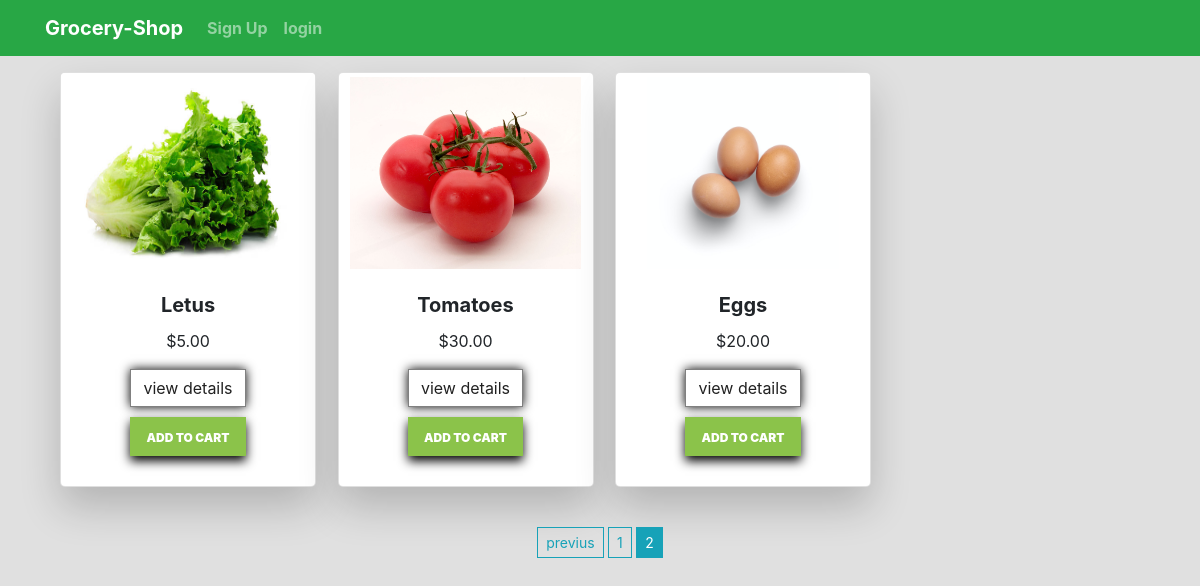
Page /products?page=2 on the committed database.
### src/models.py (models this page shows, shortened)
class ProductModel(db.Model):
    __seachbale__ = ['name', 'description']
    id = db.Column(db.Integer, primary_key=True)
    name = db.Column(db.String(80), nullable=False)
    price = db.Column(db.Numeric(10, 2), nullable=False)
    discount = db.Column(db.Integer, default=0)
    stock = db.Column(db.Integer, nullable=False)
    description = db.Column(db.Text, nullable=False)
    pub_date = db.Column(db.DateTime, nullable=False, default=datetime.utcnow)
    category_id = db.Column(db.Integer, db.ForeignKey('category_model.id'), nullable=False)
    category = db.relationship('CategoryModel', backref=db.backref('categories', lazy=True))
    image_1 = db.Column(db.String(150), nullable=False, default='image1.jpg')
    image_2 = db.Column(db.String(150), nullable=False, default='image2.jpg')
    image_3 = db.Column(db.String(150), nullable=False, default='image3.jpg')

### src/products/routes.py (the view)
@products_bp.route('/products')
def all_products():
    page = request.args.get('page', 1, type=int)
    products = ProductModel.query.filter(ProductModel.stock > 0).order_by(ProductModel.id.desc()).paginate(
        page=page,
        per_page=8)
    return render_template('products/index.html', products=products, categories=categories())

### src/products/routes.py (called while the page is built)
def categories():
    all_categories = CategoryModel.query.join(ProductModel, (CategoryModel.id == ProductModel.category_id)).all()
    return all_categories

### src/templates/products/index.html (shortened to what this page needs)
{% extends 'layout.html' %}
{% block content %}
{% include 'includes/navbar.html' %}
<div class="container">
    <div class="row mx-auto">
    {% if get_cat_prod %}
        {% for get_cat in get_cat_prod.items %}
        <div class="col-md-3 my-3">
          <div class="card" style="width: 16rem;">
            <img class='mx-auto img-thumbnail' src="{{url_for('static', filename='images/' + get_cat.image_1)}}" width="auto" style="height:200px;"/>
            <div class="card-body text-center mx-auto">
                <div class='cvp'>
                    <h5 class="card-title font-weight-bold">{{get_cat.name}}</h5>
                    <p class="card-text">${{get_cat.price}}</p>
                    <a href="{{url_for('products_bp.single_page', product_id=get_cat.id)}}" class="btn details px-auto">view details</a>
                    <br />
                    <form action="{{url_for('cart_bp.AddCart')}}" method="post">
                      <input type="hidden" name="product_id" value="{{get_cat.id}}">
                      <button type="submit" class="btn cart px-auto">ADD TO CART</button>
                      <input type="hidden" name="quantity" value="1" min="1" max="20">
                    </form>
                </div>
            </div>
          </div>
      </div>
        {% endfor %}
      </div>
      <div class="row mt-4">
        <div class="col text-center">
          {% if get_cat_prod.has_prev %}
            <a href="{{url_for('products_bp.get_category',category_id=get_cat.id, page=get_cat_prod.prev_num)}}"class="btn btn-sm btn-outline-info">previus</a>
          {% endif %}
          {% if get_cat_prod.total > 8 %}
         {% for page_num in get_cat_prod.iter_pages(left_edge=1, right_edge=2, left_current=1,right_current=2) %}
         {% if page_num %}
           {% if get_cat_prod.page == page_num %}
           <a href="{{url_for('products_bp.get_category',category_id=get_cat.id, page=page_num)}}" class="btn btn-sm btn-info">{{page_num}}</a>
           {% else %}
           <a href="{{url_for('products_bp.get_category',category_id=get_cat.id, page=page_num)}}" class="btn btn-sm btn-outline-info">{{page_num}}</a>
            {% endif %}
          {% else %}
          ...
          {% endif %}
         {% endfor %}
         {% endif %}
         {% if get_cat_prod.has_next %}
         <a href="{{url_for('products_bp.get_category', category_id=get_cat.id, page=get_cat_prod.next_num)}}" class="btn btn-sm btn-outline-info">next</a>
       {% endif %}
        </div>
      </div>
        <div class="row">
         {% else %}
        {% for product in products.items %}
      <div class="col-md-3 my-3">
        <div class="card" style="width: 16rem;">
          <img class='mx-auto img-thumbnail' src="{{url_for('static', filename='images/' + product.image_1)}}" width="auto" style="height:200px;"/>
          <div class="card-body text-center mx-auto">
              <div class='cvp'>
                  <h5 class="card-title font-weight-bold">{{product.name}}</h5>
                  <p class="card-text">${{product.price}}</p>
                  <a href="{{url_for('products_bp.single_page',product_id=product.id)}}" class="btn details px-auto">view details</a>
                  <br />
                <form action="{{url_for('cart_bp.AddCart')}}" method="post">
                  <button type="submit" class="btn cart px-auto">ADD TO CART</button>
              </form>
              </div>
          </div>
        </div>
      </div>
        {% endfor %}
      </div>
      <div class="row mt-4">
        <div class="col text-center">
          {% if products.has_prev %}
            <a href="{{url_for('products_bp.all_products', page=products.prev_num)}}"class="btn btn-sm btn-outline-info">previus</a>
          {% endif %}
          {% if products.total> 8 %}
         {% for page_num in products.iter_pages(left_edge=1, right_edge=2, left_current=1,right_current=2) %}
         {% if page_num %}
           {% if products.page == page_num %}
           <a href="{{url_for('products_bp.all_products', page=page_num)}}" class="btn btn-sm btn-info">{{page_num}}</a>
           {% else %}
           <a href="{{url_for('products_bp.all_products', page=page_num)}}" class="btn btn-sm btn-outline-info">{{page_num}}</a>
            {% endif %}
          {% else %}
          ...
          {% endif %}
         {% endfor %}
         {% endif %}
        </div>
      </div>
        {% endif %}
    </div>
{% endblock content %}

### src/templates/products/index.html (style rules this page uses)
body { background: #E0E0E0 }
.details { border: 1.5px solid grey; color: #212121; width: 100%; height: auto; box-shadow: 0px 0px 10px #000; }
.cart { background-color: #8bc34a; color: white; margin-top: 10px; font-size: 12px; font-weight: 900; width: 100%; height: 39px; padding-top: 9px; box-shadow: 0px 5px 10px #000; }
.card { width: fit-content }
.card-body { width: fit-content }
.btn { border-radius: 0 }
.img-thumbnail { border: none }
.card { box-shadow: 0 20px 40px rgba(0, 0, 0, .2); border-radius: 5px; padding-bottom: 10px }

### rows in the picture
ProductModel: image_1 (picture), name "Letus", price "5.00"
ProductModel: image_1 (picture), name "Tomatoes", price "30.00"
ProductModel: image_1 (picture), name "Eggs", price "20.00"

### other values in the picture
{{ page_num }} "1"
{{ page_num }} "2"
